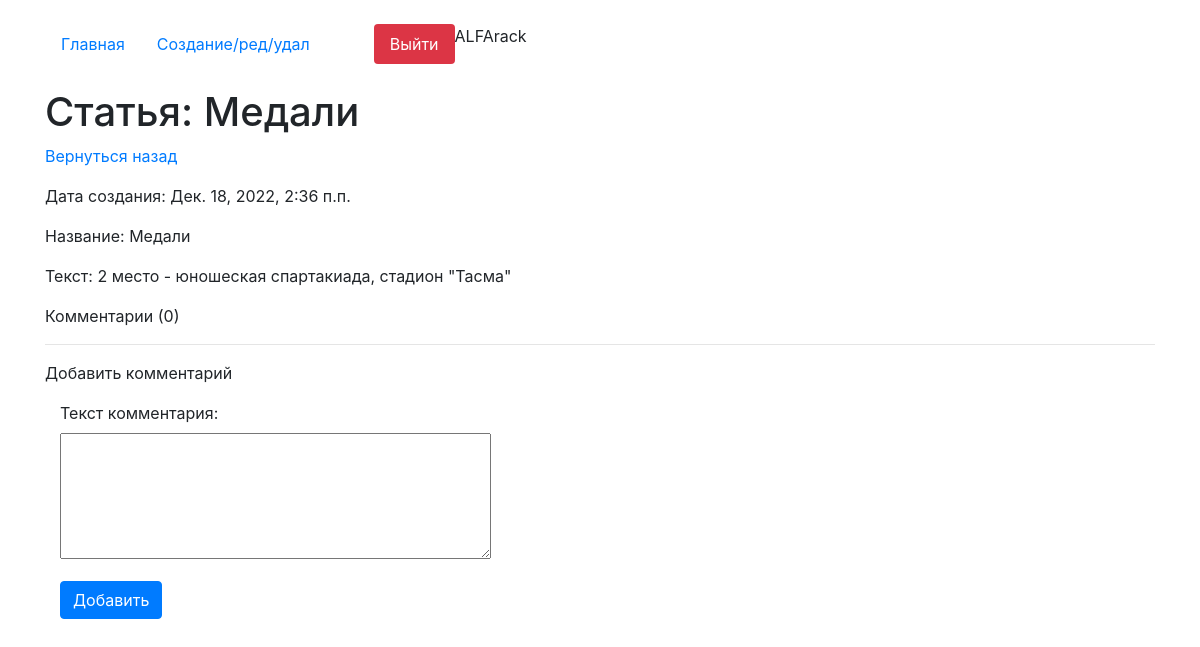
Page /detail/73 (signed in) on the committed database.
### core/models.py (models this page shows, shortened)
class Articles(models.Model):
    author = models.ForeignKey(User, on_delete = models.CASCADE, verbose_name='Владелец достижения', blank = True, null = True )
    create_date = models.DateTimeField(auto_now=True)
    name = models.CharField(max_length=200, verbose_name='Название')
    text = models.TextField(verbose_name='Текст')
    class Meta:
        verbose_name='Статью'
        verbose_name_plural='Статьи'

### core/views.py (the view, shortened to what this page needs)
# urls.py: path('detail/<int:pk>', views.HomeDetailView.as_view(), name='detail_page'),
class HomeDetailView(CustomSuccessMessageMixin, FormMixin, DetailView):
    model = Articles
    template_name = 'detail.html'
    context_object_name = 'get_article'
    form_class = CommentForm
    success_msg = 'Комментарий успешно создан, ожидайте модерации'

### core/forms.py
class CommentForm(forms.ModelForm):
    class Meta:
        model = Comments
        fields = ('text',)
    def __init__(self,*args,**kwargs):
        super().__init__(*args,**kwargs)
        for field in self.fields:
            self.fields[field].widget.attrs['class'] = 'form-control'
        self.fields['text'].widget = Textarea(attrs={'rows':5})

### core/models.py (called while the page is built)
    def get_queryset(self):
        return super().get_queryset().filter(Q(status=False, author = get_current_user()) | Q(status=False, article__author=get_current_user()) | Q(status=True))

### core/templates/detail.html (shortened to what this page needs)
{% extends 'index.html' %}
    {% block content %}
    <h1 class="mt-4">Статья: {{get_article.name}}</h1>
    <p><a href="/">Вернуться назад</a></p>
    <p>Дата создания:  {{get_article.create_date}}</p>
    <p>Название:  {{get_article.name}}</p>
    <p>Текст: {{get_article.text}}</p>
    <p>Комментарии ({{get_article.comments_articles.all.count}})</p>
    <hr>
    <p>Добавить комментарий</p>
    <div class="col-4">
        <form action="" id="add_form" method="post">
                {{form.as_p}}
        </form>
        <button form="add_form" type="submit" class="btn btn-primary">Добавить</button>
    </div>
{% endblock %}

### core/templates/index.html (shortened to what this page needs)
<!doctype html>
<html lang="en">
  <head>
    <link rel="stylesheet" href="https://stackpath.bootstrapcdn.com/bootstrap/4.4.1/css/bootstrap.min.css">
  </head>
  <body>
      <div class="container mt-4">
          <ul class="nav nav-pills">
  <li class="nav-item">
      {% url 'home' as url_home %}
    <a class="nav-link {% if url_home == request.path %}active{% endif %}" href="{{url_home}}">Главная</a>
  </li>
  <li class="nav-item">
      {% url 'edit_page' as url_edit_page %}
    <a class="nav-link {% if url_edit_page == request.path %}active{% endif %}" href="{{url_edit_page}}">Создание/ред/удал</a>
  </li>
  {% if request.user.is_authenticated %}
      <li class="nav-item">
        {% url 'logout_page' as url_logout_page %}
    <a class="nav-link btn-danger ml-5" href="{{url_logout_page}}">Выйти</a>
  </li>
  {% endif %}
{{request.user}}
</ul>
    {% block content %}{% endblock %}
</div>
  </body>
</html>

### rows in the picture
Articles: name "Медали", create_date "Дек. 18, 2022, 2:36 п.п.", text "2 место - юношеская спартакиада, стадион \"Тасма\"", comments_articles.all.count "0"

### other values in the picture
{{ request.user }} "ALFArack"
